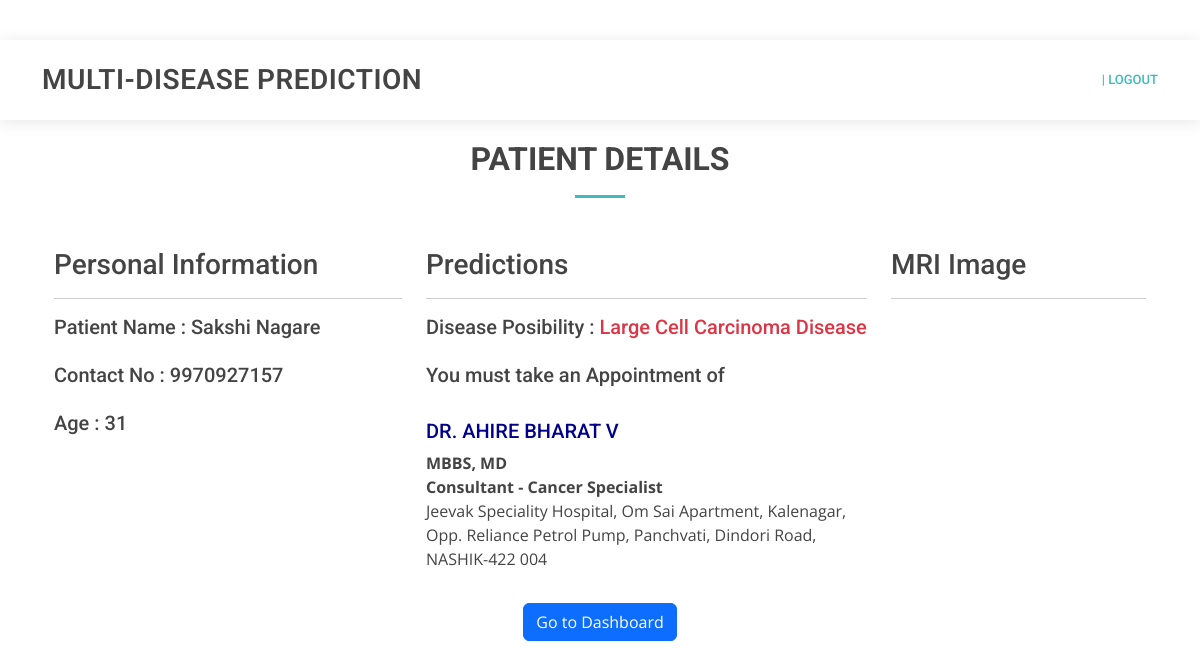
The app's page /result_mri (signed in) with its own data.
### app/models.py (models this page shows, shortened)
class mri_patient_data(models.Model):
    patient_first_name = models.CharField(max_length=50)
    patient_last_name = models.CharField(max_length=50)
    patient_contact = models.PositiveIntegerField()
    patient_age = models.PositiveIntegerField()
    uploaded_mri = models.ImageField()
    prediction = models.CharField(max_length=50)
    doctor = models.CharField(max_length=500)
    date = models.DateField()

class doctors_data(models.Model):
    doctor_name = models.CharField(max_length=50)
    education = models.CharField(max_length=200)
    consultant = models.CharField(max_length=200)
    disease = models.CharField(max_length=50)
    hospital_name = models.CharField(max_length=500)

### app/views.py (the view)
# urls.py: path("result_mri", views.result_mri, name= "result_mri"),
@login_required(login_url="log_in")
@cache_control(no_cache = True, must_revalidate = True, no_store = True)
def result_mri(request):
    doctor_data = doctors_data.objects.all()
    patient_data = mri_patient_data.objects.last()
    context = {
        'fname': request.user.first_name,
        'patient_data' : patient_data,
        'doctor_data' : doctor_data,
    }
    return render(request, "result_mri.html", context)

### templates/result_mri.html (shortened to what this page needs)
{% extends 'base.html' %}
{% block body %}
{% if user.is_authenticated %}
<main id="main">
    <section id="register" class="contact">
        <div class="container">
            <div class="section-title">
                <h2>Patient Details</h2>
            </div>
        </div>
        <div class="container">
            <div class="row justify-content-center">
                    <div class="row justify-content-center m-auto">
                        <div class="col-lg-4">
                            <h3>Personal Information</h3>
                            <hr>
                            <div class="form-group mt-3">
                                <label class="form-group">
                                    <h5>Patient Name : {{patient_data.patient_first_name}} {{patient_data.patient_last_name}} </h5>
                                </label>
                            </div>
                            <div class="form-group mt-3">
                                <label class="form-group" >
                                    <h5>Contact No : {{patient_data.patient_contact}}</h5>
                                </label>
                            </div>
                            <div class="form-group mt-3">
                                <label class="form-group" >
                                    <h5>Age : {{patient_data.patient_age}}</h5>
                                </label>
                            </div>
                        </div>
                        <div class="col-lg-5">
                            <h3>Predictions</h3>
                            <hr>
                            <div class="form-group mt-3">
                                <label class="form-group" >
                                    {% if patient_data.prediction == "Normal CT Scan" or patient_data.prediction == "Normal X-ray" %}
                                    <h5>Disease Posibility : <span class="text-success">{{patient_data.prediction}}</span> </h5>
                                    {% else %}
                                    <h5>Disease Posibility : <span class="text-danger">{{patient_data.prediction}}</span> </h5>
                                    {% endif %}
                                </label>
                            </div>
                            {% for doctor in doctor_data %}
                                {% if patient_data.doctor == doctor.doctor_name %}
                                <div class="form-group mt-3">
                                    <label class="form-group">
                                        <h5>You must take an Appointment of </h5> <br>
                                        <h5 style="color: darkblue;">{{patient_data.doctor}}</h5>
                                        <p> <b> {{doctor.education}} </b><br>
                                            <b>Consultant - {{doctor.consultant}} </b> <br>
                                            {{doctor.hospital_name}}
                                        </p>
                                    </label>
                                </div>
                                {% endif %}
                            {% endfor %}
                        </div>
                        <div class="col-lg-3">
                            <h3>MRI Image</h3>
                            <hr>
                            <div class="form-group mt-3">
                            </div>
                        </div>
                        <div class="text-center mt-3">
                            <a class="btn btn-primary" type="button" href="dashboard">Go to Dashboard</a>
                        </div>
                    </div>
            </div>
        </div>
    </section>
</main>
{% endif %}
{% endblock body %}

### templates/base.html (shortened to what this page needs)
<!DOCTYPE html>
<html lang="en">
<head>
  <link href="static/vendor/fontawesome-free/css/all.min.css" rel="stylesheet">
  <link href="static/vendor/animate.css/animate.min.css" rel="stylesheet">
  <link href="static/vendor/aos/aos.css" rel="stylesheet">
  <link href="static/vendor/bootstrap/css/bootstrap.min.css" rel="stylesheet">
  <link href="static/vendor/bootstrap-icons/bootstrap-icons.css" rel="stylesheet">
  <link href="static/vendor/boxicons/css/boxicons.min.css" rel="stylesheet">
  <link href="static/vendor/glightbox/css/glightbox.min.css" rel="stylesheet">
  <link href="static/vendor/swiper/swiper-bundle.min.css" rel="stylesheet">
  <link href="static/css/style.css" rel="stylesheet">
</head>
<body>
  <header id="header" class="fixed-top">
    <div class="container d-flex align-items-center">
      <h1 class="logo me-auto">Multi-Disease Prediction</h1>
      <nav id="navbar" class="navbar order-last order-lg-0">
        <ul>
          {% if user.is_authenticated %}
          <li><a class="nav-link scrollto active" href="log_out">{{fname}} | Logout</a></li>
          {% endif %}
    </div>
  </header>
  {% block body %}
  {% endblock body %}
</body>
</html>

### static/css/style.css (style rules this page uses)
body { font-family: "Open Sans", sans-serif; color: #444444; }
a { color: #3fbbc0; text-decoration: none; }
h1, h2, h3, h4, h5, h6 { font-family: "Roboto", sans-serif; }
#header { background: #fff; transition: all 0.5s; z-index: 997; padding: 20px 0; top: 40px; box-shadow: 0px 2px 15px rgba(0, 0, 0, 0.1); }
#header .logo { font-size: 28px; margin: 0; padding: 0; line-height: 1; font-weight: 600; letter-spacing: 0.5px; text-transform: uppercase; }
.navbar { padding: 0; }
.navbar ul { margin: 0; padding: 0; display: flex; list-style: none; align-items: center; }
.navbar li { position: relative; }
.navbar a, .navbar a:focus { display: flex; align-items: center; justify-content: space-between; padding: 10px 0 10px 30px; font-family: "Roboto", sans-serif; font-size: 13px; color: #626262; white-space: nowrap; transition: 0.3s; text-transform: uppercase; font-weight: 500; }
.navbar a:hover, .navbar .active, .navbar .active:focus, .navbar li:hover>a { color: #3fbbc0; }
section { padding: 60px 0; overflow: hidden; }
.section-title { text-align: center; padding-bottom: 30px; padding-top: 80px; }
.section-title h2 { font-size: 32px; font-weight: bold; text-transform: uppercase; margin-bottom: 20px; padding-bottom: 20px; position: relative; }
.section-title h2::after { content: ""; position: absolute; display: block; width: 50px; height: 3px; background: #3fbbc0; bottom: 0; left: calc(50% - 25px); }

### records on screen
mri_patient_data: patient_first_name "Sakshi", patient_last_name "Nagare", patient_contact "9970927157", patient_age "31", prediction "Large Cell Carcinoma Disease", doctor "DR. AHIRE BHARAT V"
doctors_data: education "MBBS, MD", consultant "Cancer Specialist", hospital_name "Jeevak Speciality Hospital, Om Sai Apartment, Kalenagar, Opp. Reliance Petrol Pump, Panchvati, Dindori Road, NASHIK-422 004"
